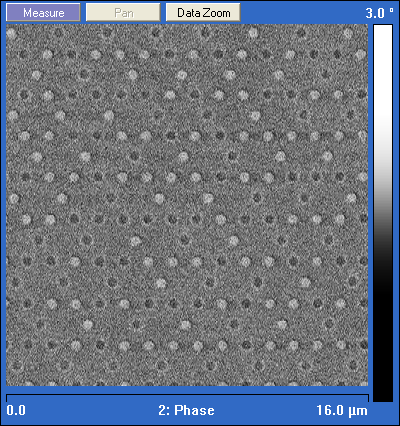
#> input picture TestImages/PerpendicularKagome.bmp, 400 x 426 px
$ python TrianglePeem-Reader.py TestImages/PerpendicularKagome.bmp
#> lines starting #> are read from the running program, lines starting #| are printed output that depends on the picture; after the words box and inside, x2 and y2 are one past the last pixel; in counts of white or black regions, pixels touching at a corner belong together; long printed decimals are rounded
### nodeNetwork.py
"""
This file contains the class NodeNetwork which is meant to be an abstract class to contain a network of points over an image.
The class is given an image, 4 corners of a quadrangle, and a number of rows and columns, it then creates a grid over the image of sample points.
You must implement the method getSamplePointsFromSquare() in order to get the sample points to show up in the image.
One "square" should generally be a small repeatable unit for the pattern of the sample. (e.g. one island cluster, one island, etc)

Once the grid is created, it can be split at a given row/col in order to create another "fixed point" which can be moved around.
The NodeNetwork will interpolate a grid between every quadrangle of four fixed points, allowing flexibility for a user to account for distortion in an image.
The output of the nodenetwork will generally just be reading the color of each of the sample points.
"""

import cv2
import numpy as np
import math
from random import random, sample
import time

#constants
WHITE=(255,255,255)
BLACK=(0,0,0)
GREEN=(0,255,0)
BLUE=(255,0,0)
RED=(0,0,255)

#takes in an [x1,y1] and [x2,y2] and returns their distance
def dist(point1, point2):
    return math.sqrt(math.pow(point1[0] - point2[0], 2)+math.pow(point1[1] - point2[1], 2))
#takes in an [x1,y1] and [x2,y2] and returns a point a certain percent between the two
def getIntermediate(point1,point2,percent):
    return [(point2[0]-point1[0])*percent+point1[0], (point2[1]-point1[1])*percent+point1[1]]


#Basic class to hold an x and y value
class Node:
    def __init__(self,x,y):
        self.x=x;
        self.y=y;
    def xyAsIntTuple(self):
        return (int(self.x),int(self.y))
    def xyAsArray(self):
        return [self.x,self.y]
    def drawLineTo(self,node,im):
        im=cv2.line(im, self.xyAsIntTuple(), node.xyAsIntTuple(), RED, 2)
    def copy(self):
        return Node(self.x,self.y)
    def __str__(self):
        return "("+str(self.x)+","+str(self.y)+")"

#turns [x,y] into (x,y)
def xyArrayToIntTuple(arr):
    return (int(arr[0]),int(arr[1]))


#main class
class NodeNetwork:
    def __init__(self,topLeft,topRight,bottomLeft,bottomRight,rows, cols, image,pointSampleRadius=5,borderWidth=0,colorBias=0):
        #make border
        self.borderWidth=borderWidth
        imHeight=len(image)
        imWidth=len(image[0])
        base=np.zeros((imHeight+2*borderWidth,imWidth+2*borderWidth,3),dtype=np.uint8)
        base[:,:]=127
        base[borderWidth:imHeight+borderWidth,borderWidth:imWidth+borderWidth]=image
        image=base


        self.colorBias=colorBias
        self.image=image
        cv2.waitKey(0)


        #how far around the pixel to look when determining the color of a point
        assert(pointSampleRadius%2==1)#must be odd
        self.pointSampleWidth=pointSampleRadius
        self.bwImage=self.makeBWImage(image)

        #number of rows and columns
        self.rows=rows;
        self.cols=cols;

        #variables to help with point dragging
        self.selectedPoint=None;
        self.dragging=False

        #format {row: rowIndex, col:colIndex, node:Node}
        self.fixedPoints=[
        {"row":0,"col":0,"node":topLeft},
        {"row":0,"col":cols-1,"node":topRight},
        {"row":rows-1,"col":0,"node":bottomLeft},
        {"row":rows-1, "col":cols-1, "node":bottomRight}
            ]

        #defines boundaries
        self.topLeft=self.fixedPoints[0]["node"];
        self.topRight=self.fixedPoints[1]["node"];
        self.bottomLeft=self.fixedPoints[2]["node"];
        self.bottomRight=self.fixedPoints[3]["node"];

        #rows and columns which contain fixed points
        self.fixedRows=[0,rows-1]
        self.fixedCols=[0,cols-1]


        #array of stored samplepoints
        self.samplePoints=[]
        self.setSamplePoints()

    def getBaseImage(self):
        return self.image.copy()

    #turn an image black and white so that it can be easily sampled to find the color of a point
    def makeBWImage(self,image):
        avg_color_per_row = np.average(image, axis=0)
        avg_color = np.average(avg_color_per_row, axis=0)
        avg=np.average(avg_color,axis=0)
        print("Average color:",avg)

        if(self.pointSampleWidth>0):
            blur = cv2.GaussianBlur(image,(self.pointSampleWidth,self.pointSampleWidth),0)
        else:
            blur=image.copy()
        self.blurredImage=blur
        blur=cv2.cvtColor(blur,cv2.COLOR_RGB2GRAY)
        self.BWImage=cv2.adaptiveThreshold(blur, 255, cv2.ADAPTIVE_THRESH_MEAN_C, cv2.THRESH_BINARY, 11,0)
        self.BWImage=cv2.cvtColor(self.BWImage,cv2.COLOR_GRAY2RGB)
        #ret,self.BWImage=cv2.threshold(blur,avg+self.colorBias,255,cv2.THRESH_BINARY)
        cv2.imwrite("bw.jpg", self.BWImage);

    # [33 lines left out: functions countErrors, jiggleNearestFixedPoint, not called in this run]


    #draws the current grid onto an image
    def draw(self,im,samplePointSize=2,showGrid=True):

        #draw all fixed points
        sortedPoints=self.getSortedFixedPoints()
        for (i,point) in enumerate(self.getSortedFixedPoints()):
            #draw fixed point
            im=cv2.circle(im,point["node"].xyAsIntTuple(), 5,RED,-1)

            #hasGrid represents if the point is the topLeft corner of a subgrid
            hasGrid=True;
            topLeft=point
            topLeftCoord=point["node"].xyAsArray()
            if(i==len(sortedPoints)-1):#bottomLeftCorner
                hasGrid=False
            elif(point["row"]==self.rows-1):#bottomRow
                hasGrid=False
            elif(point["col"]==self.cols-1):#last col
                hasGrid=False
            else:#has a valid grid
                #if it has a valid grid then get the coordinants of the verticies
                topRight=sortedPoints[i+1]
                bottomLeft=sortedPoints[i+len(self.fixedCols)]
                bottomRight=sortedPoints[i+len(self.fixedCols)+1]
                cols=topRight["col"]-topLeft["col"]
                rows=bottomLeft["row"]-topLeft["row"]

                topRightCoord=topRight["node"].xyAsArray()
                bottomLeftCoord=bottomLeft["node"].xyAsArray()
                bottomRightCoord=bottomRight["node"].xyAsArray()

                #draw the outline and grid
                if showGrid or self.dragging:
                    im=cv2.line(im,xyArrayToIntTuple(topLeftCoord),xyArrayToIntTuple(topRightCoord),BLACK,1)
                    im=cv2.line(im,xyArrayToIntTuple(topLeftCoord),xyArrayToIntTuple(bottomLeftCoord),BLACK,1)
                    im=cv2.line(im,xyArrayToIntTuple(bottomLeftCoord),xyArrayToIntTuple(bottomRightCoord),BLACK,1)
                    im=cv2.line(im,xyArrayToIntTuple(topRightCoord),xyArrayToIntTuple(bottomRightCoord),BLACK,1)

                    for (startX,startY,endX,endY) in zip(np.linspace(topLeftCoord[0],topRightCoord[0],cols+1), np.linspace(topLeftCoord[1],topRightCoord[1],cols+1), np.linspace(bottomLeftCoord[0],bottomRightCoord[0],cols+1), np.linspace(bottomLeftCoord[1],bottomRightCoord[1],cols+1)):
                        im=cv2.line(im,(int(startX),int(startY)),(int(endX),int(endY)),RED,1)
                    for (startX,startY,endX,endY) in zip(np.linspace(topLeftCoord[0],bottomLeftCoord[0],rows+1), np.linspace(topLeftCoord[1],bottomLeftCoord[1],rows+1), np.linspace(topRightCoord[0],bottomRightCoord[0],rows+1), np.linspace(topRightCoord[1],bottomRightCoord[1],rows+1)):
                        im=cv2.line(im,(int(startX),int(startY)),(int(endX),int(endY)),RED,1)

        #draw the sample points if we are not dragging
        if not self.dragging:
            self.drawSamplePoints(im,size=samplePointSize)


    def drawSamplePoints(self,im,size=2):
        samplePoints=self.samplePoints
        for (rowI, row) in enumerate(samplePoints):
            for (vertexI, vertex) in enumerate(row):
                for (pointI, point) in enumerate(vertex):
                    #Draw Point based on color
                    if(point[2]==1):
                        color=RED
                    elif(point[2]==0):
                        color=GREEN
                    elif(point[2]==-1):
                        color=BLUE

                    im=cv2.circle(im,(int(point[0]),int(point[1])),size,color,-1)

                    #Check for errors:
                    if(self.hasError(samplePoints,rowI,vertexI,pointI)):
                        im=cv2.circle(im,(int(point[0]),int(point[1])),5,GREEN,2)

    #given a given row, vertex, point. Determine if there is an error or not
    def hasError(self, samplePoints, rowI, vertexI, pointI):
        raise Exception("You need to define this function")

    #generates the grid based on the subgrids
    def getGrid(self):
        #generate an empty grid representing each point
        grid=[]
        for row in range(self.rows):
            grid.append([])
            for col in range(self.cols):
                grid[len(grid)-1].append("")

        #loop through each fixed point and draw the grid that it is the top left of
        sortedPoints=self.getSortedFixedPoints()
        for (i,point) in enumerate(self.getSortedFixedPoints()):

            #make sure that point is the topleft ofo a grid and not an edge
            hasGrid=True;
            topLeft=point
            topLeftCoord=point["node"].xyAsArray()
            if(i==len(sortedPoints)-1):#bottomLeftCorner
                hasGrid=False
            elif(point["row"]==self.rows-1):#bottomRow
                hasGrid=False
            elif(point["col"]==self.cols-1):#last col
                hasGrid=False
            else:#has a valid grid
                #get grid coordinates if valid grid
                topRight=sortedPoints[i+1]
                bottomLeft=sortedPoints[i+len(self.fixedCols)]
                bottomRight=sortedPoints[i+len(self.fixedCols)+1]
                cols=topRight["col"]-topLeft["col"]
                rows=bottomLeft["row"]-topLeft["row"]

                topRightCoord=topRight["node"].xyAsArray()
                bottomLeftCoord=bottomLeft["node"].xyAsArray()
                bottomRightCoord=bottomRight["node"].xyAsArray()

            #get all the points in that subgrid
            if(hasGrid):
                for (rowI, rowStartX,rowStartY,rowEndX,rowEndY) in  zip(range(0,rows+1), np.linspace(topLeftCoord[0],bottomLeftCoord[0],rows+1), np.linspace(topLeftCoord[1],bottomLeftCoord[1],rows+1), np.linspace(topRightCoord[0],bottomRightCoord[0],rows+1), np.linspace(topRightCoord[1],bottomRightCoord[1],rows+1)):
                    for(colI, pointX, pointY) in zip(range(0,cols+1), np.linspace(rowStartX,rowEndX,cols+1), np.linspace(rowStartY,rowEndY,cols+1)):
                        grid[point["row"]+rowI][point["col"]+colI]=[pointX,pointY]
        return grid

    #given an x, y. Find whether that point in the image should be considered black or white
    # [29 lines left out: function sampleImageColor, not called in this run]

    #same as sampling a color but only returns 1 or -1
    def sampleImage(self,x,y):
        if int(y)<self.borderWidth or int(y)>=len(self.BWImage)-self.borderWidth or int(x)<self.borderWidth or int(x)>=len(self.BWImage[int(y)])-self.borderWidth:
            return 0
        color=self.BWImage[int(y)][int(x)][0]
        if(color>127):
            return 1
        return -1

    #get sample points as [row][vertex][island] which is an array [x,y,color]
    def setSamplePoints(self):
        image=self.image


        grid=self.getGrid()
        samplePoints=[]
        for (rowI, row) in enumerate(grid[:-1]):
            samplePoints.append([])
            for (pointI,point) in enumerate(row[:-1]):

                #get corners of square
                topLeft=point
                topRight=grid[rowI][pointI+1]
                bottomLeft=grid[rowI+1][pointI]
                bottomRight=grid[rowI+1][pointI+1]

                squareSamplePoints=self.getSamplePointsFromSquare(topLeft,topRight,bottomLeft,bottomRight, row=rowI, col=pointI)
                #get what color each point is

                for samplePoint in squareSamplePoints:

                    samplePoint.append(self.sampleImage(samplePoint[0],samplePoint[1]))


                samplePoints[-1].append(squareSamplePoints)
        self.samplePoints=samplePoints

    def getSamplePointsFromSquare(self,topLeft,topRight,bottomLeft,bottomRight,row=0):
        raise Exception("You need to define this function")

    #given an x,y find the nearest sample point and cycle it between black/white/error states
    # [56 lines left out: functions toggleNearestSamplePoint, getNearestPoint, getNearestFixedPoint, getNearestSamplePoint, not called in this run]

    def selectNearestFixedPoint(self,x,y):
        self.selectedPoint=self.getNearestFixedPoint(x,y)

    #splits gridi into four at the closest ponit
    def splitAtClosestPoint(self,x,y):
        a=self.getNearestPoint(x,y)
        self.addFixedPointRecursive(Node(a["point"][0], a["point"][1]), a["row"], a["col"])

    #get the position of a point at given row and column
    def getPointPosition(self,row,col):
        return self.getGrid()[row][col]

    #adds a fixed point to a row and col
    #BE CAREFUL IT WILL NOT CHECK IF OTHER POINTS NEED TO BE ADDED TO MAKE EVERYTHING SQUARE
    def addFixedPointNotRecursive(self,node,row,col):
        for fixedPoint in self.fixedPoints:
            if(fixedPoint["row"]==row and fixedPoint["col"]==col):
                return;


        if row not in self.fixedRows:
            self.fixedRows.append(row)
        if col not in self.fixedCols:
            self.fixedCols.append(col)
        self.fixedPoints.append({"row":row, "col":col, "node":node})

    #safe to use function to make a given row and col location a fixed point
    #(not actually recursive, it is just called that from when it used to be)
    # [17 lines left out: function addFixedPointRecursive, not called in this run]

    #get fixed points sorted left-to-right, top-to-bottom
    def getSortedFixedPoints(self):
        def eval(node):
            return node["row"]*2*self.cols+node["col"]
        self.fixedPoints.sort(key=eval)
        return self.fixedPoints

    #drag to x,y
    # [62 lines left out: functions updateDragging, stopDragging, drawData, dataAsString, addRow, addCol, not called in this run]

    #remove last row
    def removeRow(self):
        if self.rows<=2:
            return

        #Save the positions of the fixed points in the row to be removed
        savedPoints=[point for point in self.getSortedFixedPoints() if point["row"]==self.rows-1]

        self.rows-=1
        self.fixedRows.remove(self.rows)
        self.fixedRows.append(self.rows-1)

        #remove fixed points in removed row
        self.fixedPoints=[point for point in self.fixedPoints if point["row"]<self.rows]
        self.fixedCols.sort()
        for (point,col) in zip(savedPoints, self.fixedCols):
            self.addFixedPointNotRecursive(point["node"],self.rows-1,col)
        self.setSamplePoints()


    #removes the last column from the lattice
    def removeCol(self):
        #must have at least two columns
        if self.cols<=2:
            return;

        #save the fixed points in the last column because we have to move them up one
        savedPoints=[point for point in self.getSortedFixedPoints() if point["col"]==self.cols-1]

        #remove column
        self.cols-=1
        self.fixedCols.remove(self.cols)

        #fix the last column
        if self.cols-1 not in self.fixedCols:
            self.fixedCols.append(self.cols-1)

        #add back in the fixed points
        self.fixedPoints=[point for point in self.fixedPoints if point["col"]<self.cols]
        self.fixedRows.sort()
        for (point,row) in zip(savedPoints, self.fixedRows):
            self.addFixedPointNotRecursive(point["node"],row,self.cols-1)
        self.setSamplePoints()

### TrianglePeem-Reader.py
import cv2
import matplotlib.pyplot as plt
import math
import numpy as np
from random import randint
import argparse
from nodeNetwork import *

#Set up argparser to allow for input image
parser = argparse.ArgumentParser(description='MFM image analysis')
parser.add_argument('image', metavar='image', type=str, nargs='+',help='Path of image')
parser.add_argument('-r', "--rows",  help="number of rows", type=int, default=10)
parser.add_argument('-c', "--columns",  help="number of columns", type=int, default=10)
parser.add_argument('-s', "--spacing",  help="how dense the islands are packed small=denser (default=0.25)", type=float, default=0.25)
parser.add_argument("-o", "--offset",  help="Set if the first row is shifted to the right, don't set if the second row is shifted to the right",action='store_true', default=False)
parser.add_argument("-t", "--trim", help="Set if the offset row is shorter than the non-offset rows",action="store_true", default=False)
parser.add_argument("-a", "--reference_image", help="image of the height(to help line up the sample points)", type=str)
args=parser.parse_args()

WINDOWSIZE=1000


#read image and reference image
try:
    image = cv2.imread(args.image[0])
#> image is the input picture: shape (426, 400, 3); mean B, G, R 129.4, 115.9, 107.6
    image=cv2.resize(image,(WINDOWSIZE,WINDOWSIZE))
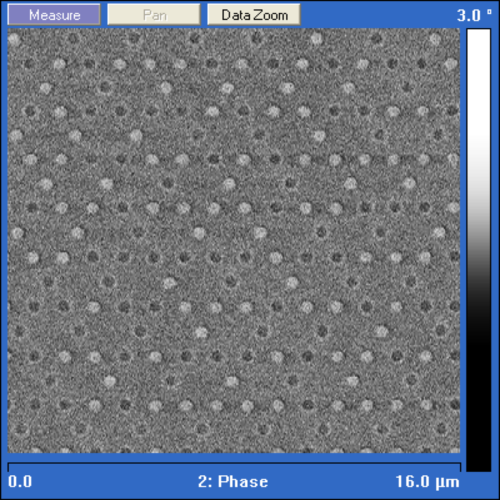
#> image: shape (1000, 1000, 3) (shown at 1/2 size); mean B, G, R 129.3, 115.8, 107.5
except:
    raise Exception("File not found")

if args.reference_image is not None:
    try:
        height_image = cv2.imread(args.reference_image)
        height_image = cv2.resize(height_image, (WINDOWSIZE,WINDOWSIZE))
    except:
        raise Exception("File not found")
else:
    height_image=np.zeros((1000,1000,3), np.uint8)


#constants
WHITE=(255,255,255)
BLACK=(0,0,0)
GREEN=(0,255,0)
BLUE=(255,0,0)
RED=(0,0,255)

shiftConstant=args.spacing;
show_ref_image=False
class TriangleNodeNetwork(NodeNetwork):
    def getSamplePointsFromSquare(self,topLeft,topRight,bottomLeft,bottomRight,row=0,col=0):

        #get center of sides of square
        centerTop=[topLeft[0]+(topRight[0]-topLeft[0])/2, topLeft[1]+(topRight[1]-topLeft[1])/2]
        centerLeft=[topLeft[0]+(bottomLeft[0]-topLeft[0])/2, topLeft[1]+(bottomLeft[1]-topLeft[1])/2]
        centerRight=[topRight[0]+(bottomRight[0]-topRight[0])/2, topRight[1]+(bottomRight[1]-topRight[1])/2]
        centerBottom=[bottomLeft[0]+(bottomRight[0]-bottomLeft[0])/2, bottomLeft[1]+(bottomRight[1]-bottomLeft[1])/2]

        center=np.array([(topLeft[0]+topRight[0]+bottomLeft[0]+bottomRight[0])/4, (topLeft[1]+topRight[1]+bottomLeft[1]+bottomRight[1])/4])
        radius=(topRight[0]-topLeft[0])*shiftConstant

        offset1=radius*np.array([math.cos(4*math.pi/3),math.sin(4*math.pi/3)])
        offset2=radius*np.array([1,0])
        offset3=radius*np.array([math.cos(2*math.pi/3),math.sin(2*math.pi/3)])

        point1=(center+offset1).tolist()
        point2=(center+offset2).tolist()
        point3=(center+offset3).tolist()


        points=[point1,point2,point3]

        if((row%2==0 and args.offset==True) or (row%2==1 and args.offset==False) ):
            width=(centerRight[0]-centerLeft[0])
            for point in points:
                point[0]+=width/2

            #odd rows are shorter
            if(args.trim and col+1==self.cols-1):
                return [];


        return points
    def drawData(self, im):
        if not self.dragging:
            samplePoints=self.samplePoints;


            height, width, channels = im.shape

            for (rowI, row) in enumerate(samplePoints):
                for (vertexI, vertex) in enumerate(row):
                    for (pointI, point) in enumerate(vertex):
                        if(point[2]==1):
                            color=WHITE
                        elif(point[2]==0):
                            color=RED
                        else:
                            color=BLACK
    def hasError(self, samplePoints, rowI, vertexI, pointI):

        top=samplePoints[rowI][vertexI][0][2]
        middle=samplePoints[rowI][vertexI][1][2]
        bottom=samplePoints[rowI][vertexI][2][2]


        if (top==bottom and top!=middle):
            return True
        return False

    def dataAsString(self):
        string=""
        for (rowI, row) in enumerate(self.samplePoints):
            for (vertexI, vertex) in enumerate(row):
                for (pointI, point) in enumerate(vertex):
                    value=point[2]
                    if pointI==1:#middle point is reversed
                        value*=-1
                    string+=str(value)+", "
                string+="\t"
            string+="\n"
        return string

n=TriangleNodeNetwork(Node(10,10),Node(800,10),Node(30,800),Node(700,700),args.rows+1, args.columns+1,image,pointSampleRadius=-1,colorBias=0)
#> in __init__, `imHeight=len(image)`: imHeight = 1000
#> in makeBWImage, `avg_color_per_row = np.average(image, axis=0)`: avg_color_per_row = 1000 rows, first 8: [0, 0, 0], [19.79, 10.39, 4.98], [97.55, 52.76, 23.89], [176.2, 94.56, 43.8], [196.1, 105.5, 48.78], [196.1, 105.5, 48.78], [196.1, 105.5, 48.78], [196.1, 105.5, 48.78]
#> in makeBWImage, `avg_color = np.average(avg_color_per_row, axis=0)`: avg_color = [129.3, 115.8, 107.5]
#> in makeBWImage, `avg=np.average(avg_color,axis=0)`: avg = 117.5
#| Average color: 117.521
#> in makeBWImage, `blur=cv2.cvtColor(blur,cv2.COLOR_RGB2GRAY)`:
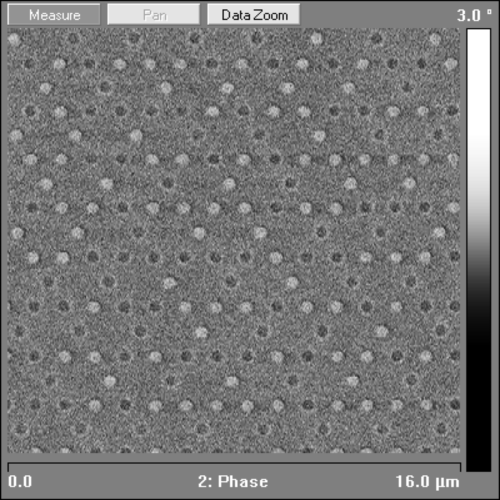
#> blur: shape (1000, 1000) (shown at 1/2 size); min 0, max 255, mean 118.9
#> in makeBWImage, `self.BWImage=cv2.adaptiveThreshold(blur, 255, cv2.ADAPTIVE_THRESH_MEAN..`:
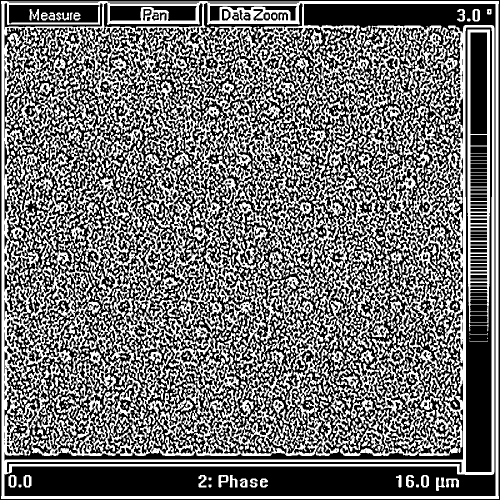
#> self.BWImage: shape (1000, 1000) (shown at 1/2 size); 45% white; 1325 white regions (515 under 20 px), largest, box (x1, y1, x2, y2) and area: (2, 2, 998, 998) 269434, (58, 783, 390, 912) 10959, (637, 461, 783, 700) 10115
#> (the rest of the program and of its run is left out)
